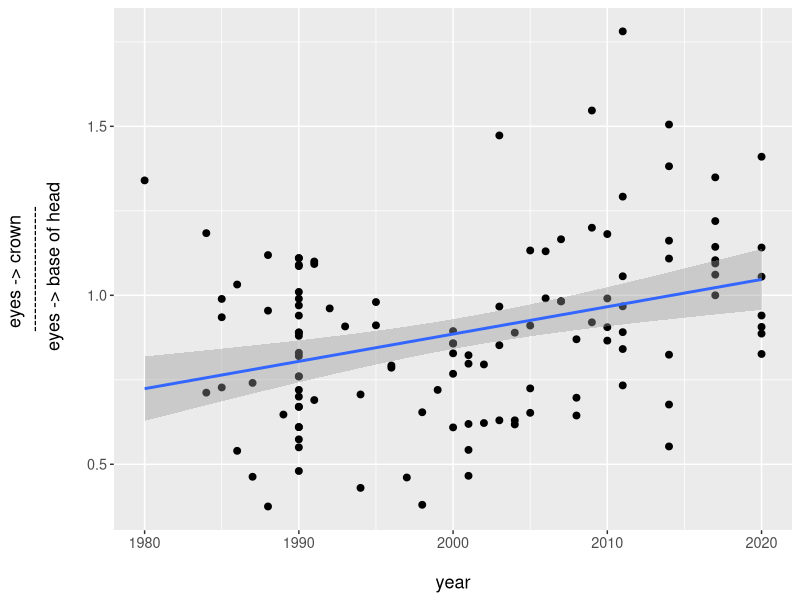
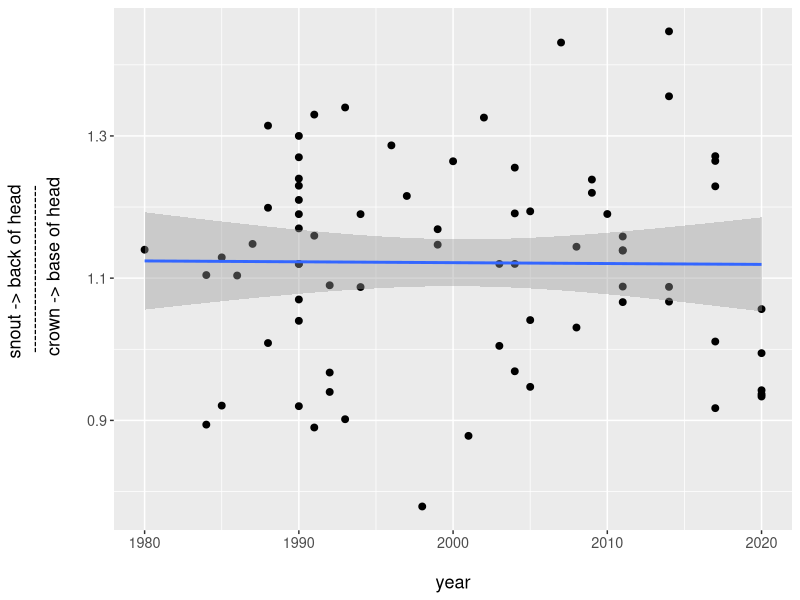

The R source for these figures, in order:
library(tidyverse)

data_eyes <- read_csv("bears-data.csv") %>%
  filter(!(is.na(ratio_eyes)))

data_head <- read_csv("bears-data.csv") %>%
  filter(!(is.na(ratio_head)))

ggplot(data=data_eyes, aes(x = year, y = ratio_eyes)) +
  geom_point(size=2) + 
  xlab("\nyear") +
  ylab("eyes -> crown \n --------------------- \n eyes -> base of head\n") +
  geom_smooth(method="lm") +
  theme(text = element_text(size=13))
  
ggplot(data=data_head, aes(x = year, y = ratio_head)) +
  geom_point(size=2) + 
  xlab("\nyear") +
  ylab("snout -> back of head \n ---------------------------- \n crown -> base of head\n") +
  geom_smooth(method="lm") +
  theme(text = element_text(size=13))
       